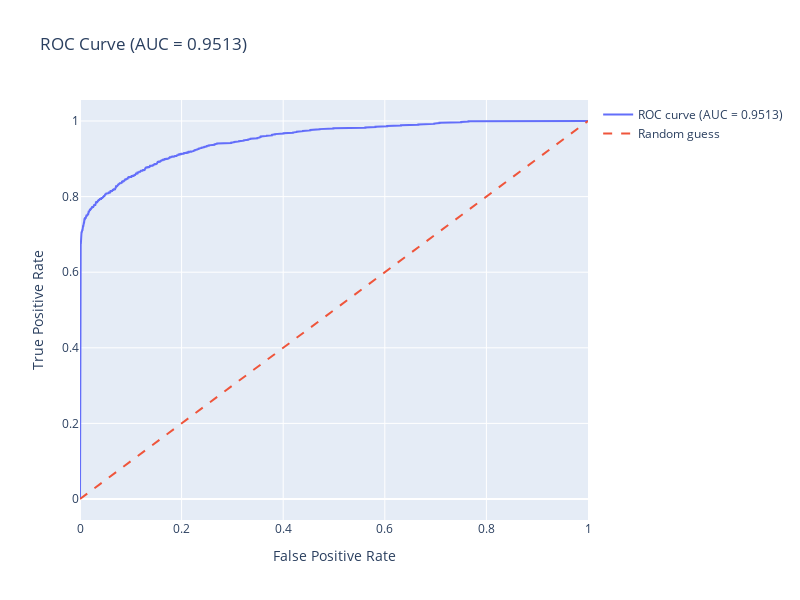

This figure's notebook cell:
### Markdown cell above
## Train the model with the new dataset

### Code cell
# Create an instance with the new changes and the target column
model = LoanApprovalModel(data, target_column="loan_status")
# Train the model
model.train_xgboost_model()
# Evaluate it
model.evaluate_model()

### Figure 1 — Plotly figure (JSON) as saved in the notebook; plotly's stock layout.template omitted (floating-point values rounded to 4 significant figures; data arrays with more than 128 entries replaced by an {"elided": "..."} marker saying what was removed)
{"data": [{"mode": "lines", "name": "ROC curve (AUC = 0.9513)", "type": "scatter", "x": {"elided": "731 float values"}, "y": {"elided": "731 float values"}}, {"line": {"dash": "dash"}, "mode": "lines", "name": "Random guess", "type": "scatter", "x": [0, 1], "y": [0, 1]}], "layout": {"height": 600, "showlegend": true, "title": {"text": "ROC Curve (AUC = 0.9513)"}, "width": 800, "xaxis": {"title": {"text": "False Positive Rate"}}, "yaxis": {"title": {"text": "True Positive Rate"}}}}
